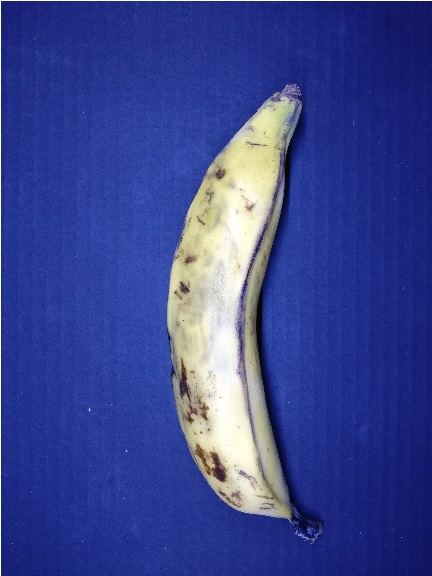
#> input picture python/prueba1_cargar_imagenes/platano_reducido_2.jpg, 432 x 576 px
$ python prueba3.py   (older library calls are emulated)
#> lines starting #> are read from the running program, lines starting #| are printed output that depends on the picture; long printed decimals are rounded
from skimage import io
import matplotlib.pyplot as plt
from skimage.color import rgb2grey

image=io.imread("platano_reducido_2.jpg")
#> image is the input picture: shape (576, 432, 3); mean R, G, B 57.4, 69.3, 144.2
# imread lee las imagenes con los pixeles codificados como enteros
# en el rango 0-255. Por eso la convertimos a flotante y en el rango 0-1

#print("- Dimensiones de la imagen:")
print(image.shape)
#| (576, 432, 3)
plt.imshow(image)
#print(image)

A =  rgb2grey(image)
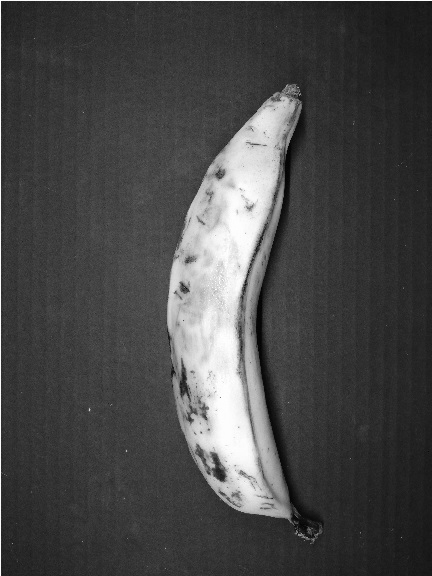
#> A: shape (576, 432) float64; min 0.000833, max 1, mean 0.283
io.imshow(A)
io.show()
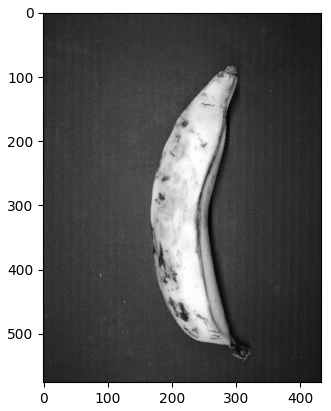
#> figure drawn by matplotlib, 1 panel
print(A[0][0])
#| 0.9942
